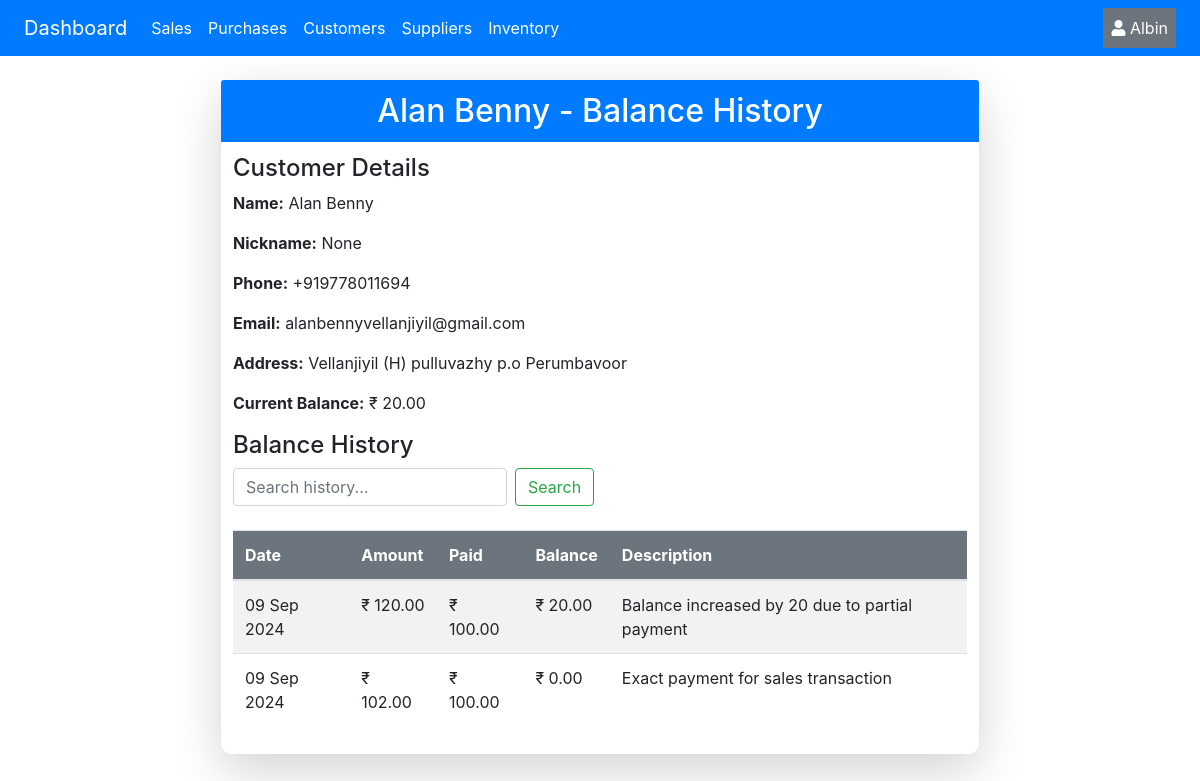
The page /customer/24/balance-history/ (signed in) on the database its author committed.
### core/models.py (models this page shows, shortened)
class Customer(models.Model):
    MALE = 'M'
    FEMALE = 'F'
    OTHER = 'O'
    GENDER = [
        (MALE, 'Male'),
        (FEMALE, 'Female'),
        (OTHER, 'Other'),
    ]
    user = models.ForeignKey(User, on_delete=models.CASCADE, null=True)
    name = models.CharField(max_length=100, null=True)
    nick_name = models.CharField(max_length=100, blank=True, null=True)
    phone = PhoneNumberField(max_length=15, null=True, region="IN", default="+91 ", validators=[MinLengthValidator(10)])
    gender = models.CharField(max_length=6, null=True, choices=GENDER)
    email = models.EmailField(blank=True, null=True)
    address = models.TextField(max_length=100, blank=True, null=True)
    balance = models.DecimalField(max_digits=50, decimal_places=2, default=0)
    created_at = models.DateTimeField(default=timezone.now)

class BalanceHistory(models.Model):
    customer = models.ForeignKey(Customer, on_delete=models.CASCADE)
    amount = models.DecimalField(max_digits=10, decimal_places=2)
    paid = models.DecimalField(max_digits=10, decimal_places=2, default=0)
    balance = models.DecimalField(max_digits=10, decimal_places=2)
    date = models.DateTimeField(auto_now_add=True)
    description = models.TextField(blank=True, null=True)
    class Meta:
        ordering = ['-date']

### core/views.py (the view, shortened to what this page needs)
# urls.py: path('customer/<int:customer_id>/balance-history/', customer_balance_history, name='customer_balance_history'),
@login_required
def customer_balance_history(request, customer_id):
    customer = get_object_or_404(Customer, id=customer_id, user=request.user)
    query = request.GET.get('q', '')
    history_entries = BalanceHistory.objects.filter(customer=customer)
    context = {
        'customer': customer,
        'history_entries': history_entries,
        'query': query,  # Pass the query back to the template
    }
    return render(request, 'customer_balance_history.html', context)

### templates/customer_balance_history.html (shortened to what this page needs)
{% extends 'base.html' %}
{% block content %}
<div class="container-fluid p-4">
    <div class="row justify-content-center">
        <div class="col-lg-8 col-md-10 col-sm-12">
            <div class="card shadow-sm shadow-lg">
                <div class="card-header bg-primary text-white">
                    <h2 class="text-center mb-0">{{ customer.name }} - Balance History</h2>
                </div>
                <div class="card-body p-2 m-1">
                    <div class="mb-3">
                        <h4>Customer Details</h4>
                        <p><strong>Name:</strong> {{ customer.name }}</p>
                        <p><strong>Nickname:</strong> {{ customer.nick_name }}</p>
                        <p><strong>Phone:</strong> {{ customer.phone }}</p>
                        <p><strong>Email:</strong> {{ customer.email }}</p>
                        <p><strong>Address:</strong> {{ customer.address }}</p>
                        <p><strong>Current Balance:</strong> ₹ {{ customer.balance }}</p>
                    </div>
                    <h4>Balance History</h4>
                    <form method="GET" action="" class="form-inline mb-4">
                        <input class="form-control mr-2" type="text" name="q" id="history-search-input" placeholder="Search history..." value="{{ query }}" aria-label="Search">
                        <button class="btn btn-outline-success my-2 my-sm-0" type="submit">Search</button>
                    </form>
                    {% if history_entries %}
                        <table class="table table-striped">
                            <thead class="bg-secondary text-white">
                                <tr>
                                    <th>Date</th>
                                    <th>Amount</th>
                                    <th>Paid</th>
                                    <th>Balance</th>
                                    <th>Description</th>
                                </tr>
                            </thead>
                            <tbody>
                                {% for entry in history_entries %}
                                <tr>
                                    <td>{{ entry.date|date:"d M Y" }}</td>
                                    <td>₹ {{ entry.amount }}</td>
                                    <td>₹ {{ entry.paid }}</td>
                                    <td>₹ {{ entry.balance }}</td>
                                    <td>{{ entry.description }}</td>
                                </tr>
                                {% endfor %}
                            </tbody>
                        </table>
                    {% else %}
                    <p>No balance history available.</p>
                    {% endif %}
                </div>
            </div>
        </div>
    </div>
</div>
{% endblock %}

### templates/base.html (shortened to what this page needs)
{% load static %}
<!DOCTYPE html>
<html lang="en">
<head>
<link href="https://stackpath.bootstrapcdn.com/bootstrap/4.5.2/css/bootstrap.min.css" rel="stylesheet">
<link href="https://cdnjs.cloudflare.com/ajax/libs/font-awesome/5.15.3/css/all.min.css" rel="stylesheet">
    <link rel="stylesheet" href="{% static 'css/styles.css' %}">
</head>
<body style="margin: 0;" class="w-100">
    <nav class="navbar navbar-expand-lg navbar-light bg-primary sticky-top w-100 px-4">
    {% if user.is_authenticated %}
        <a class="navbar-brand text-white" href="{% url 'dashboard' %}">Dashboard</a>
        <div class="collapse navbar-collapse" id="navbarNav">
            <ul class="navbar-nav">
                <li class="nav-item">
                    <a class="nav-link text-white" href="{% url 'sales_transactions' %}">Sales</a>
                </li>
                <li class="nav-item">
                    <a class="nav-link text-white" href="{% url 'purchase_transactions' %}">Purchases</a>
                </li>
                <li class="nav-item">
                    <a class="nav-link text-white" href="{% url 'customer_list' %}">Customers</a>
                </li>
                <li class="nav-item">
                    <a class="nav-link text-white" href="{% url 'supplier_list' %}">Suppliers</a>
                </li>
                <li class="nav-item">
                    <a class="nav-link text-white"  href="{% url 'product_list' %}">Inventory</a>
                </li>
            </ul>
            <div class="ml-auto text-center">
                <a class="nav-link text-white bg-secondary p-2" href="{% url 'profile' %}"><i class="fa fa-user"></i> {{  user.username }}</a>
            </div>
        </div>
        {% else %}
        <a href="{% url 'login' %}">Login</a>
        <a href="{% url 'signup' %}">Sign up</a>
    {% endif %}
    </nav>
        {% block content %}
        {% endblock %}
</body>
</html>

### static/css/styles.css (style rules this page uses)
.card { border-radius: 10px; border: none; }
.card-header { border-bottom: none; border-radius: 10px 10px 0 0; }

### templates/base.html (style rules this page uses)
.navbar { position: sticky; }

### rows shown on the page
Customer: name "Alan Benny", nick_name "None", phone "+919778011694", email "alanbennyvellanjiyil@gmail.com", address "Vellanjiyil (H) pulluvazhy p.o Perumbavoor", balance "20.00"
BalanceHistory: date "09 Sep 2024", amount "120.00", paid "100.00", balance "20.00", description "Balance increased by 20 due to partial payment"
BalanceHistory: date "09 Sep 2024", amount "102.00", paid "100.00", balance "0.00", description "Exact payment for sales transaction"

### other values the page prints
{{ user.username }} "Albin"
